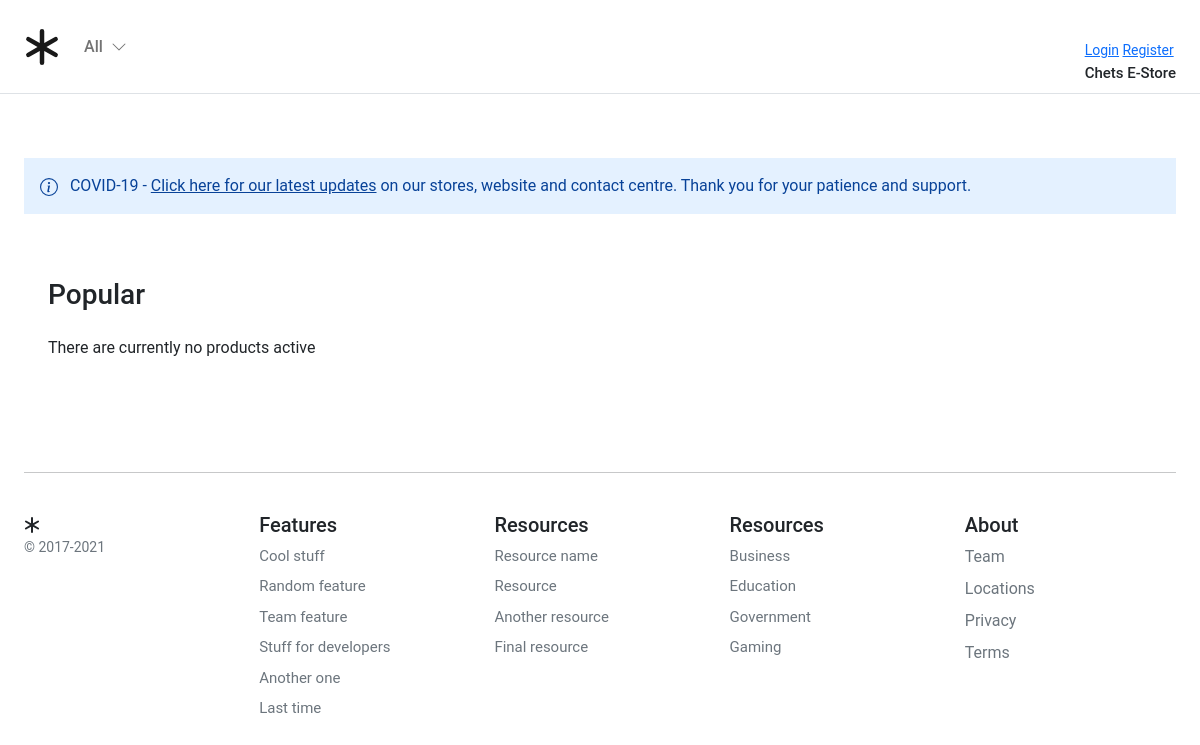
The app's page /, older data.
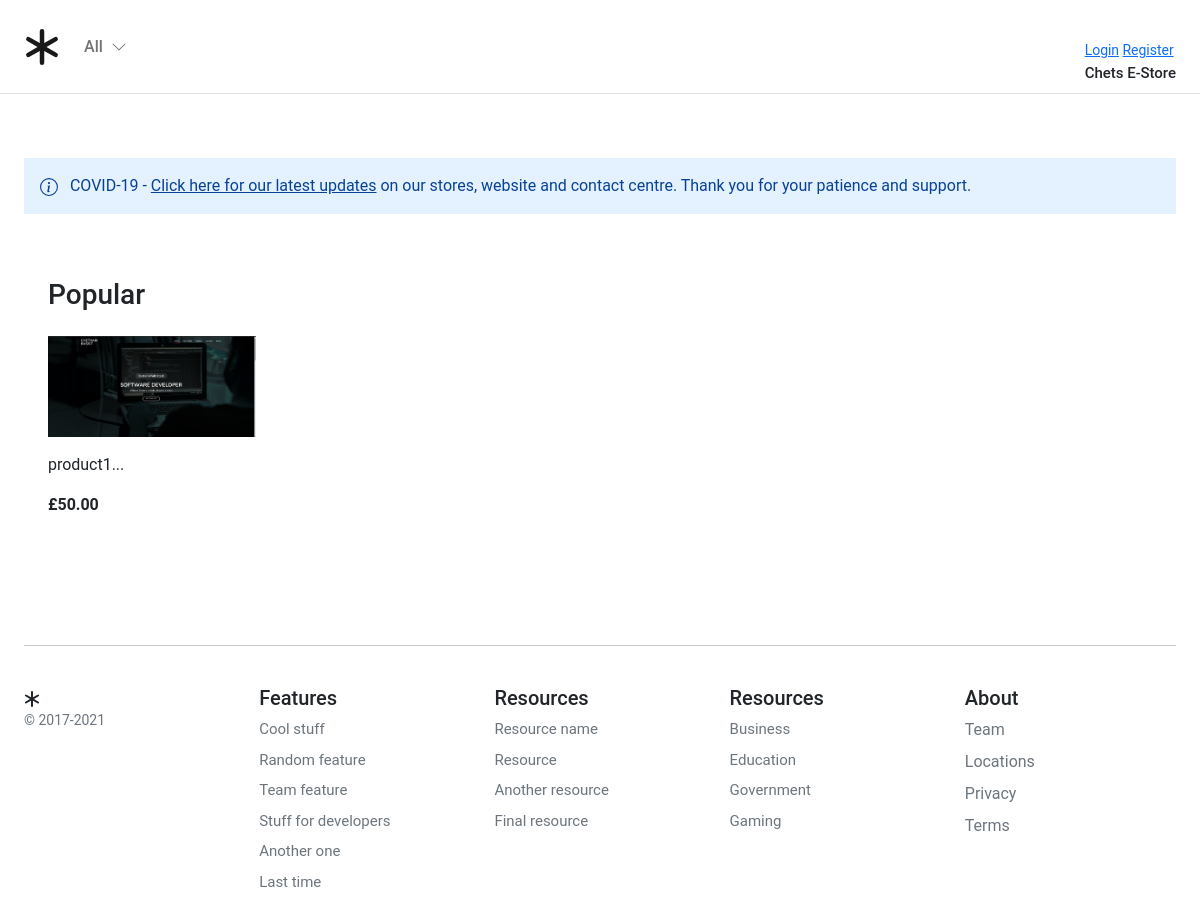
The same page, newer data.
### store/models.py (models this page shows, shortened)
class ProductImage(models.Model):
    product = models.ForeignKey(Product, on_delete=models.CASCADE, related_name="product_image")
    image = models.ImageField(
        verbose_name=_("image"),
        help_text=_("Upload a product image"),
        upload_to="images/",
        default="static/resume.png",
    )
    alt_text = models.CharField(
        verbose_name=_("Alturnative text"),
        help_text=_("Please add alturnative text"),
        max_length=255,
        null=True,
        blank=True,
    )
    is_feature = models.BooleanField(default=False)
    created_at = models.DateTimeField(auto_now_add=True, editable=False)
    updated_at = models.DateTimeField(auto_now=True)
    class Meta:
        verbose_name = _("Product Image")
        verbose_name_plural = _("Product Images")

class Product(models.Model):
    product_type = models.ForeignKey(ProductType, on_delete=models.RESTRICT)
    category = models.ForeignKey(Category, on_delete=models.RESTRICT)
    title = models.CharField(
        verbose_name=_("title"),
        help_text=_("Required"),
        max_length=255,
    )
    description = models.TextField(verbose_name=_("description"), help_text=_("Not Required"), blank=True)
    slug = models.SlugField(max_length=255)
    regular_price = models.DecimalField(
        verbose_name=_("Regular price"),
        help_text=_("Maximum 999.99"),
        error_messages={
            "name": {
                "max_length": _("The price must be between 0 and 999.99."),
            },
        },
        max_digits=5,
        decimal_places=2,
    )
    discount_price = models.DecimalField(
        verbose_name=_("Discount price"),
        help_text=_("Maximum 999.99"),
        error_messages={
            "name": {
                "max_length": _("The price must be between 0 and 999.99."),
            },
        },
        max_digits=5,
        decimal_places=2,
    )
    is_active = models.BooleanField(
        verbose_name=_("Product visibility"),
        help_text=_("Change product visibility"),
        default=True,
    )
    created_at = models.DateTimeField(_("Created at"), auto_now_add=True, editable=False)
    updated_at = models.DateTimeField(_("Updated at"), auto_now=True)
    users_wishlist = models.ManyToManyField(settings.AUTH_USER_MODEL, related_name="user_wishlist", blank=True)
    class Meta:
        ordering = ("-created_at",)
        verbose_name = _("Product")
        verbose_name_plural = _("Products")
    def get_absolute_url(self):
        return reverse("store:product_detail", args=[self.slug])

### store/views.py (the view)
# urls.py: path('', views.product_all, name='store_home'),
def product_all(request):
    products = Product.objects.prefetch_related("product_image").filter(is_active=True)
    return render(request, "store/index.html", {"products": products})

### basket/context_processors.py (called while the page is built)
def basket(request):
    return {'basket': Basket(request)}

### store/context_processors.py (called while the page is built)
def categories(request):
    return {"categories": Category.objects.filter(level=0)}

### store/models.py (called while the page is built)
    def get_absolute_url(self):
        return reverse("store:category_list", args=[self.slug])

### templates/store/index.html (shortened to what this page needs)
{% extends "base.html" %}
{% load static %}
{% block content %}
<div class="container">
  <div class="alert alert-primary fw600 rounded-0 border-0 pb-3" role="alert">
    COVID-19 - <u>Click here for our latest updates</u> on our stores, website and contact centre. Thank you for
    your patience and support.
  </div>
  <div class="container">
    <div class="row">
      <div class="album py-5">
        <div class="pb-3">
          <h1 class="h3">Popular</h1>
        </div>
        {% if not products %}
        <div class="col-12">There are currently no products active</div>
        {% else %}
        <div class="row row-cols-1 row-cols-sm-2 row-cols-md-5 g-3">
          {% for product in products %}
          <div class="col">
            <div class="card border-0">
              {% for image in product.product_image.all %}
              {% if image.is_feature %}
              <img class="img-fluid" alt="Responsive image" src="{{ image.image.url }}">
              {% else %}
                <img class="img-fluid" alt="Responsive image" src="{% static 'resume.png' %}">
              {% endif %}
              {% endfor %}
              <div class="card-body px-0">
                <p class="card-text">
                  <a class="text-dark text-decoration-none"
                    href="{{ product.get_absolute_url }}">{{ product.title|slice:":50" }}...</a>
                </p>
                <div class="fw-bold">£{{product.regular_price}}</div>
              </div>
            </div>
          </div>
          {% endfor %}
        </div>
        {% endif %}
      </div>
    </div>
  </div>
  {% endblock %}

Row changes from the older to the newer data that the page shows:
added Product: title "product1", regular_price "50.00"
added ProductImage: image (picture)
Text that changed along with them:
text no longer shown: "There are currently no products active"
